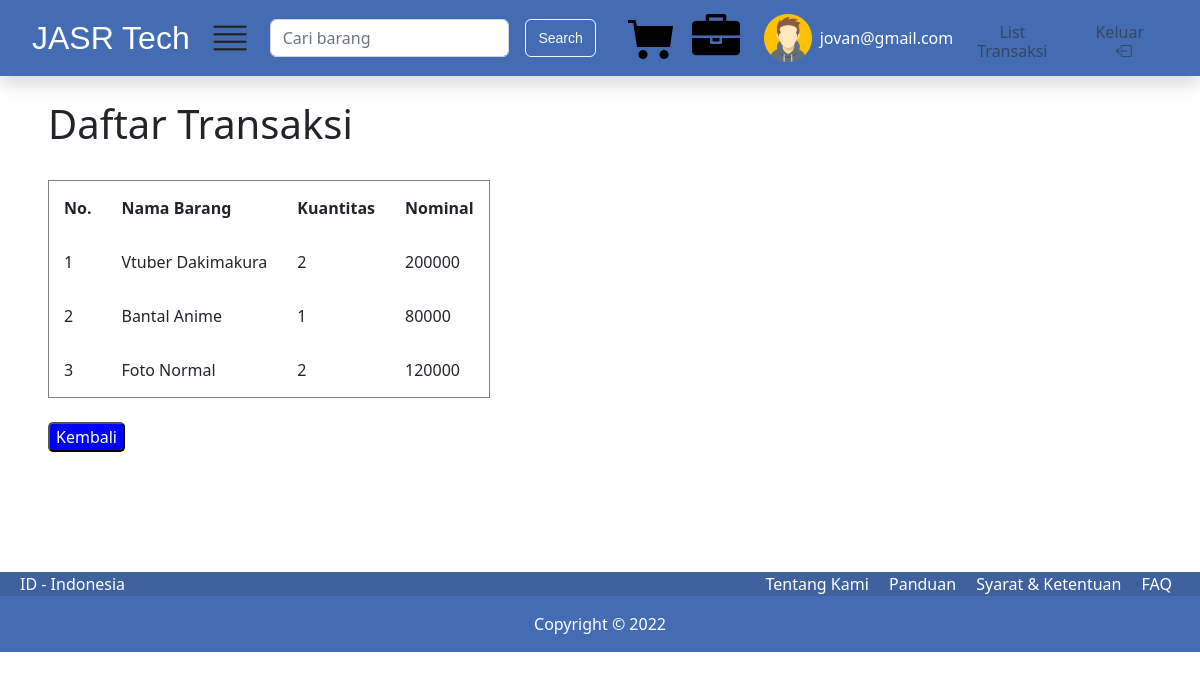
The app's page /proyek-akhir-dpw/view/list-transaksi.php (signed in) with its own data.
### tables this page shows
CREATE TABLE `transaksi` (
  `id_transaksi` int(11) NOT NULL,
  `id_produk` int(11) NOT NULL,
  `nama_produk` text NOT NULL,
  `kuantitas` int(11) NOT NULL,
  `nominal` int(11) NOT NULL,
  `id_penjual` int(11) NOT NULL,
  `id_akun` int(11) NOT NULL
);

### proyek-akhir-dpw/view/list-transaksi.php (the view, shortened to what this page needs)
<?php
    require '../connection/connection.php';
    $transaksi = mysqli_query($conn, "SELECT * FROM transaksi WHERE id_akun = {$_SESSION['id_akun']} ORDER BY id_transaksi ASC");
?>
<!doctype html>
<html lang="en">
<head>
    <link href="https://cdn.jsdelivr.net/npm/bootstrap@5.2.0-beta1/dist/css/bootstrap.min.css" rel="stylesheet"
>
    <link rel="stylesheet" href="https://cdn.jsdelivr.net/npm/bootstrap-icons@1.8.2/font/bootstrap-icons.css">
    <link rel="stylesheet" href="../css/style.css">
</head>
<body>
    <nav class="navbar navbar-homepage navbar-homepage-pembeli-penjual navbar-expand-lg navbar-dark fixed-top shadow"
        style="background-color: #446CB3;">
        <div class="container-fluid">
            <a class="navbar-brand" href="homepage-pembeli.php" onclick="reloadOn()">JASR Tech</a>
            <img class="icon-category mx-3" src="../assets/img/category.png" alt="">
            <form class="d-flex" role="search">
                <input class="form-control" type="search" placeholder="Cari barang" aria-label="Search" size="80"
                    data-bs-toggle="modal" data-bs-target="#exampleModal" name="keyword">
                <button class="btn btn-outline-light ms-3 me-4" type="button" name="cari">Search</button>
            </form>
            <div class="collapse navbar-collapse" id="navbarNav">
                <ul class="navbar-nav align-items-center">
                    <li class="nav-item">
                        <a href="cart.php">
                            <img class="icon-cart nav-link active" src="../assets/img/cart.png" alt=""
                                aria-current="page">
                        </a>
                    </li>
                    <li class="nav-item me-2">
                        <a href="<?php
                            $result = mysqli_query($conn, "SELECT * FROM reseller where id_akun = '{$_SESSION["id_akun"]}'");
                            if(mysqli_num_rows($result) === 1) {
                                echo "product-seller.php";
                            }else {
                                echo "seller.php";
                            }
                        ?>">
                            <img class="icon-seller nav-link" src="../assets/img/seller.png" alt="">
                        </a>
                    </li>
                    <li class="nav-item">
                        <a class="d-flex align-items-center text-white text-decoration-none" href="#"
                            onclick="keluarOn()">
                            <img class="icon-seller nav-link" src="../assets/img/user.png" alt="" style="float:left;">
                            <span><?php echo $_SESSION["email"]; ?></span>
                        </a>
                    </li>
                    <li class="nav-item mx-4">
                        <a class="text-decoration-none" href="list-transaksi.php" style="color: #31353BAD;">
                            <h6 class="mt-3 text-center">List Transaksi</h6>
                        </a>
                    </li>
                    <li class="nav-item mx-4">
                        <a class="text-decoration-none" href="logout.php" style="color: #31353BAD;">
                            <h6 class="mt-3 text-center">Keluar<i class="bi bi-box-arrow-left ms-2"></i></h6>
                        </a>
                    </li>
                </ul>
            </div>
        </div>
    </nav>
    <h1 class="ms-5" style="margin-top:100px ;" >Daftar Transaksi</h1>
        <br>
        <table class="ms-5 " border="1" cellpadding="15" cellspacing="0">
            <tr>
                <th>No.</th>
                <th>Nama Barang</th>
                <th>Kuantitas</th>
                <th>Nominal</th>
            </tr>
            <?php $i = 1; ?>
            <?php foreach( $transaksi as $trans ) : ?>
                <tr>
                    <td><?= $i; ?></td>
                    <td><?= $trans["nama_produk"]; ?></td>
                    <td><?= $trans["kuantitas"]; ?></td>
                    <td><?= $trans["nominal"]; ?></td>
                </tr>
            <?php $i++; ?>
            <?php endforeach; ?>
        </table> <br>
        <button class="ms-5" type="submit" onclick="location.href='homepage-pembeli.php';" style="border-radius: 5px; color: white; background-color: blue;">
                Kembali
        </button>
    <footer class="footer text-white mt-1">
        <div class="info container-fluid d-flex">
            <span class="indonesia ms-2">ID - Indonesia</span>
            <div class="tentang ms-auto">
                <a class="me-3" href="tentang-kami.php" target="_blank">Tentang Kami</a>
                <a class="me-3" href="">Panduan</a>
                <a class="me-3" href="">Syarat & Ketentuan</a>
                <a class="me-3" href="">FAQ</a>
            </div>
        </div>
        <div class="copyright container-fluid text-center pt-3 pb-3">
            <span>Copyright © 2022</span>
        </div>
    </footer>
</body>
</html>

### proyek-akhir-dpw/css/style.css (style rules this page uses)
.navbar-homepage { padding: 15px 20px; z-index: 9999; }
.navbar-homepage-pembeli-penjual { padding: 6px 20px; z-index: 9999; }
body { height: 100vh; }
.navbar .navbar-brand { margin: 0; padding: 0; font: 32px sans-serif; }
.navbar .icon-category { cursor: pointer; }
.navbar .btn { font: 14px sans-serif; }
.info { position: relative; top: 116px; background-color: #3F619E; }
.indonesia { cursor: default; }
.tentang a { color: white; text-decoration: none; }
.copyright { position: relative; top: 116px; background-color: #446CB3; cursor: default; }

### records on screen
transaksi: nama_produk "Vtuber Dakimakura", kuantitas "2", nominal "200000"
transaksi: nama_produk "Bantal Anime", kuantitas "1", nominal "80000"
transaksi: nama_produk "Foto Normal", kuantitas "2", nominal "120000"

### other values on screen
$_SESSION["email"] "jovan@gmail.com"
